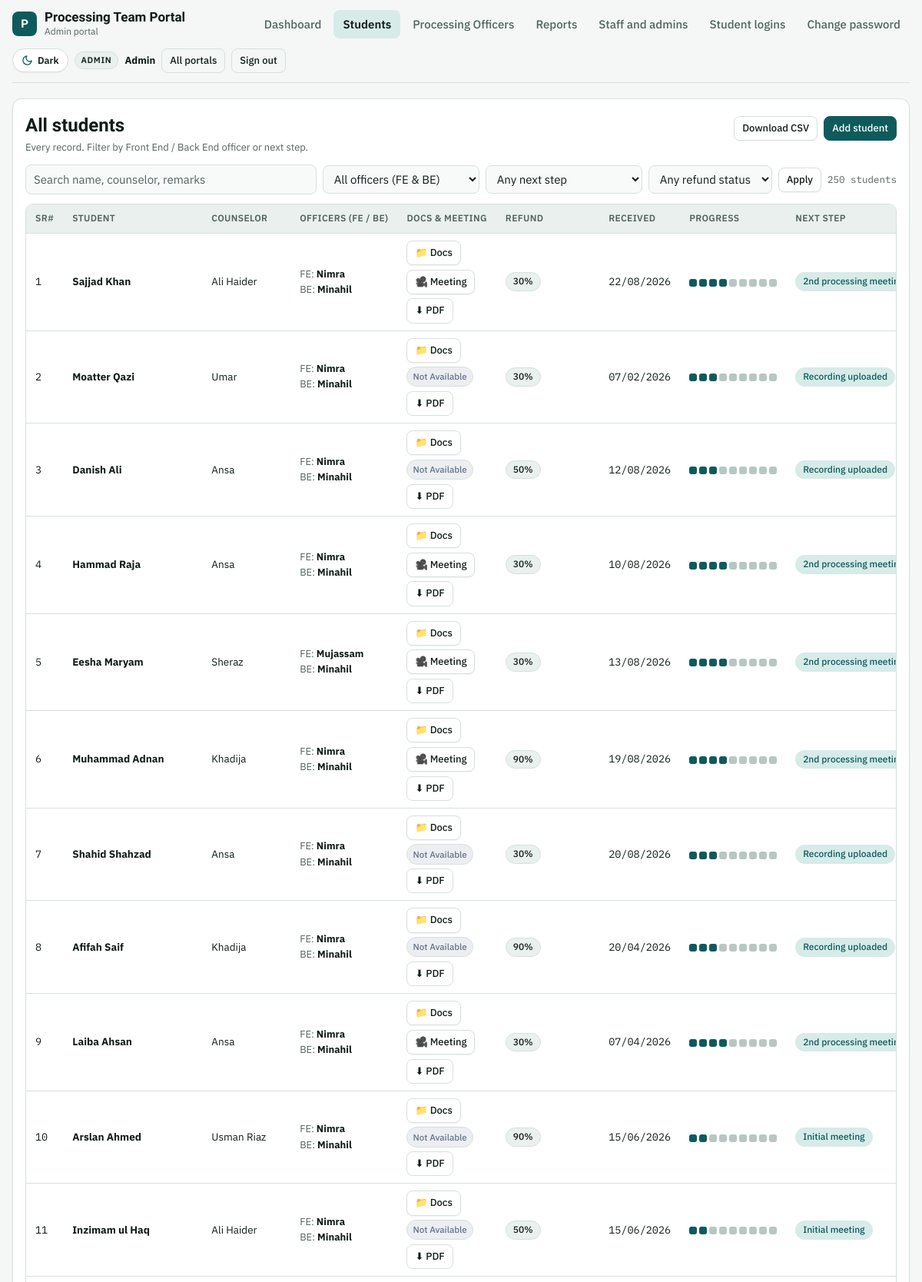
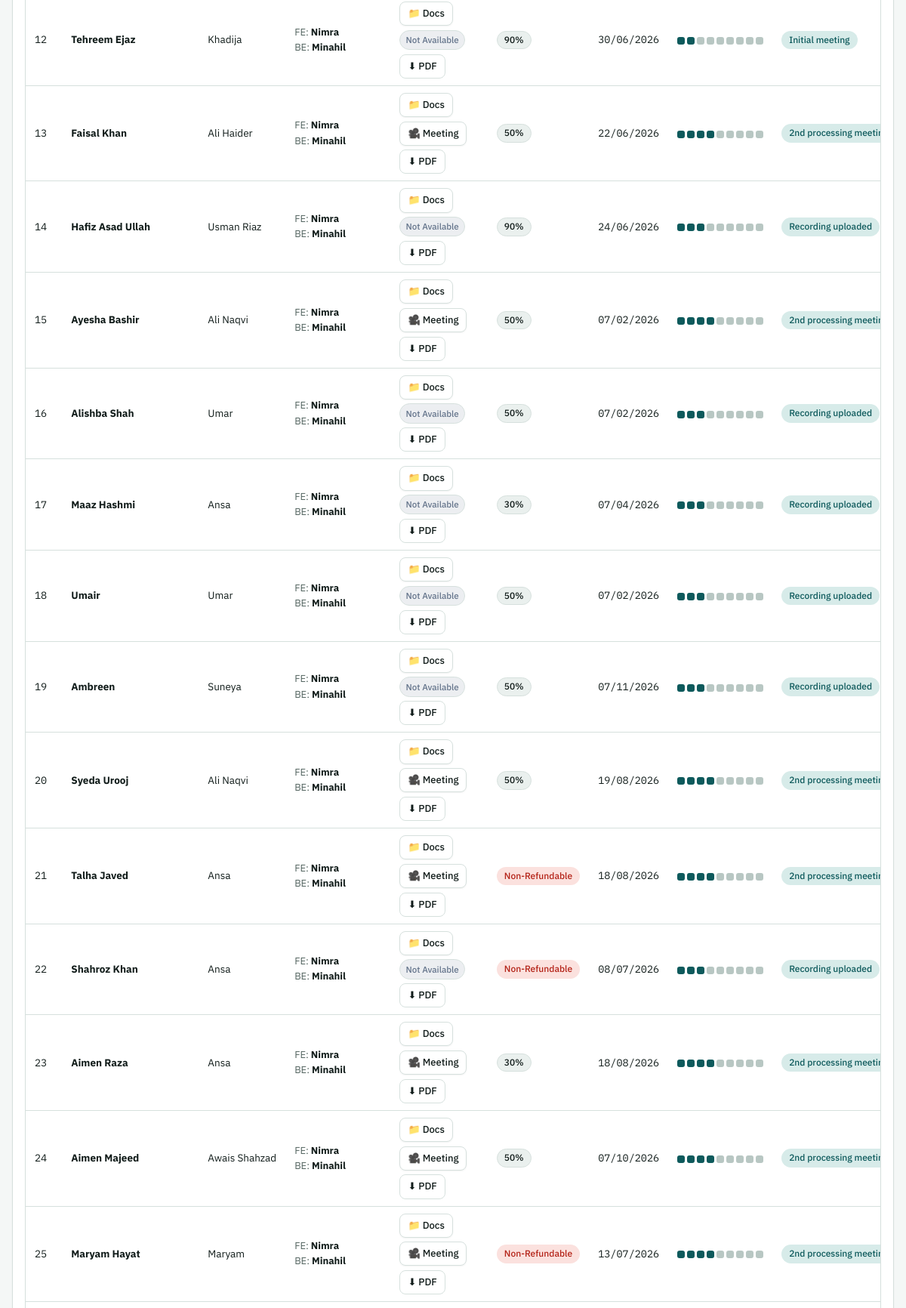
The app's page /admin/students.php (signed in, upper part) with its own data (2 pictures, top to bottom).
### tables this page shows
CREATE TABLE users (
  id                   INTEGER PRIMARY KEY AUTOINCREMENT,
  name                 TEXT NOT NULL,
  username             TEXT NOT NULL UNIQUE,
  password_hash        TEXT NOT NULL,
  role                 TEXT NOT NULL CHECK(role IN ('admin','officer','student')),
  student_id           INTEGER NULL UNIQUE,
  active               INTEGER NOT NULL DEFAULT 1,
  must_change_password INTEGER NOT NULL DEFAULT 1,
  last_login           TEXT NULL,
  created_at           TEXT NOT NULL, department TEXT DEFAULT 'backend',
  FOREIGN KEY (student_id) REFERENCES students(id) ON DELETE CASCADE
);

CREATE TABLE students (
  id                INTEGER PRIMARY KEY AUTOINCREMENT,
  name              TEXT NOT NULL,
  counselor         TEXT NULL,
  officer_id        INTEGER NULL,
  entered_by        INTEGER NULL,
  refund            TEXT NULL,
  branch            TEXT NULL,
  intake            TEXT NULL,
  received_date     TEXT NULL,
  consult1          TEXT NULL,
  consent           TEXT NULL,
  docs_checklist    TEXT NULL,
  initial_meeting   TEXT NULL,
  follow_up_1       TEXT NULL,
  recorded_uploaded TEXT NULL,
  drive_link        TEXT NULL,
  meeting_priority  TEXT NULL,
  second_meeting    TEXT NULL,
  follow_up_2       TEXT NULL,
  tax_meeting       TEXT NULL,
  follow_up_3       TEXT NULL,
  offer             TEXT NULL,
  consult2          TEXT NULL,
  disc2             TEXT NULL,
  enrollment        TEXT NULL,
  consult3          TEXT NULL,
  disc3             TEXT NULL,
  visa              TEXT NULL,
  last_installment  TEXT NULL,
  remarks           TEXT NULL,
  created_at        TEXT NOT NULL,
  updated_at        TEXT NULL
, csc_status TEXT DEFAULT NULL, csc_verified_at TEXT DEFAULT NULL, csc_verified_by INTEGER DEFAULT NULL, sheet_sr INTEGER, email TEXT, student_password TEXT, portal_id TEXT, portal_password TEXT, shortlisting TEXT, pending_docs_note TEXT, doc_request_date TEXT, enrollment_date TEXT, installment_1 TEXT, installment_2 TEXT, installment_3 TEXT, installment_4 TEXT, threat_cancellation TEXT, meeting_link TEXT, drive_files_json TEXT NULL, frontend_officer_id INTEGER DEFAULT NULL, frontend_officer_name TEXT DEFAULT NULL);

### admin/students.php (called while the page is built, shortened)
<?php
require __DIR__ . '/../app/bootstrap.php';
require APP . '/layout.php';
$u = require_role('admin');
require APP . '/pages/students.php';

### app/bootstrap.php (called while the page is built, shortened)
<?php
$CONFIG = require APP . '/config.php';
if (is_file(APP . '/config.local.php')) {
    $CONFIG = array_merge($CONFIG, require APP . '/config.local.php');
}
function base_url(): string {
    static $b = null;
    if ($b !== null) return $b;
    $doc = realpath($_SERVER['DOCUMENT_ROOT'] ?? '') ?: '';
    $root = realpath(ROOT) ?: ROOT;
    $b = '';
    if ($doc !== '' && str_starts_with($root, $doc)) {
        $b = str_replace('\\', '/', substr($root, strlen($doc)));
    }
    return $b = rtrim($b, '/');
}
function url(string $path = ''): string { return base_url() . '/' . ltrim($path, '/'); }
require APP . '/db.php';
require APP . '/helpers.php';
require APP . '/stages.php';
require APP . '/auth.php';

### app/helpers.php (called while the page is built, shortened)
<?php
function h($v): string { return htmlspecialchars((string)($v ?? ''), ENT_QUOTES | ENT_SUBSTITUTE, 'UTF-8'); }
function get(string $k): string { $v = $_GET[$k] ?? ''; return is_string($v) ? trim($v) : ''; }
function fmt_date(?string $d): string {
    return preg_match('/^(\d{4})-(\d{2})-(\d{2})/', $d, $m) ? "$m[3]/$m[2]/$m[1]" : $d;
}
function safe_link(?string $u): ?string {
    $u = trim((string)$u);
    return preg_match('#^https?://#i', $u) ? $u : null;
}
function student_meeting_url(array $s): ?string {
    $ml = trim((string)($s['meeting_link'] ?? ''));
    $dl = trim((string)($s['drive_link'] ?? ''));
    if ($ml !== '' && $ml !== $dl && safe_link($ml) && !str_contains($ml, '/drive/folders/')) {
        return $ml;
    }
    if (!empty($s['drive_files_json'])) {
        $dfj = is_array($s['drive_files_json']) ? $s['drive_files_json'] : json_decode((string)$s['drive_files_json'], true);
        if (is_array($dfj)) {
            if (!empty($dfj['files']) && is_array($dfj['files'])) {
                foreach ($dfj['files'] as $f) {
                    $fn = strtolower($f['name'] ?? '');
                    $rt = strtolower($f['raw_title'] ?? '');
                    if (preg_match('/\.(pdf|jpg|jpeg|png|doc|docx)\b/i', $fn) || str_contains($rt, ' pdf')) {
                        continue;
                    }
                }
            }
        }
    }
    return null;
}
function student_has_meeting(array $s): bool {
    return student_meeting_url($s) !== null;
}

### app/config.php (called while the page is built)
<?php
return [
    'db_host' => 'localhost',
    'db_name' => 'CHANGE_ME_database_name',
    'db_user' => 'CHANGE_ME_database_user',
    'db_pass' => 'CHANGE_ME_database_password',
    'app_name' => 'Processing Team Portal',
    'base_url' => '',
    'idle_minutes' => 30,
    'max_attempts' => 8,
    'timezone' => 'Asia/Karachi',
    'debug' => false,
];

### app/config.local.php (called while the page is built)
<?php
return [
    'dsn' => 'sqlite:' . (getenv('PORTAL_SQLITE') ?: __DIR__ . '/portal.sqlite'),
    'debug' => getenv('RAILWAY_ENVIRONMENT') ? false : true,
];

### app/db.php (called while the page is built, shortened)
<?php
function db(): PDO {
    static $pdo = null;
    global $CONFIG;
    if ($pdo) return $pdo;
    $opts = [
        PDO::ATTR_ERRMODE            => PDO::ERRMODE_EXCEPTION,
        PDO::ATTR_DEFAULT_FETCH_MODE => PDO::FETCH_ASSOC,
        PDO::ATTR_EMULATE_PREPARES   => false,
    ];
    try {
        if (!empty($CONFIG['dsn'])) {
            $pdo = new PDO($CONFIG['dsn'], null, null, $opts);
        } else {
            $dsn = 'mysql:host=' . $CONFIG['db_host'] . ';dbname=' . $CONFIG['db_name'] . ';charset=utf8mb4';
            $pdo = new PDO($dsn, $CONFIG['db_user'], $CONFIG['db_pass'], $opts);
        }
    } catch (PDOException $e) {
        error_log('DB connection failed: ' . $e->getMessage());
        http_response_code(500);
        exit('The portal cannot reach its database. Check app/config.php.');
    }
    return $pdo;
}
function q(string $sql, array $params = []): PDOStatement {
    $st = db()->prepare($sql);
    $st->execute($params);
    return $st;
}

### app/auth.php (called while the page is built, shortened)
<?php
function current_user(?string $role = null): ?array {
    $targetRole = $role;
    $uid = (int)$_SESSION['auth'][$targetRole]['uid'];
    $row = q('SELECT id, name, username, role, student_id, active, must_change_password FROM users WHERE id = ?', [$uid])->fetch();
    return $row;
}
function require_role(string $role, bool $allowPasswordChange = false): array {
    global $CONFIG;
    $idle = 60 * (int)($CONFIG['idle_minutes'] ?? 30);
    if (!empty($_SESSION['auth'][$role]['uid'])) {
        $sess = $_SESSION['auth'][$role];
        $u = current_user($role);
        if ($u && $u['role'] === $role) {
            return $u;
        }
    }
}
function scope_sql(array $u, string $alias = 's'): array {
    if ($u['role'] === 'admin') return ['1=1', []];
    return ['1=0', []];
}

### app/stages.php (called while the page is built, shortened)
<?php
function stage_done(array $r, int $i): bool {
    $k = STAGES[$i][1];
    if ($k === 'recorded_uploaded') {
        return student_has_meeting($r);
    }
    return $k === 'visa' ? (($r['visa'] ?? '') === 'Granted') : (($r[$k] ?? '') === 'Yes');
}
function done_count(array $r): int { $n = 0; foreach (STAGES as $i => $_) if (stage_done($r, $i)) $n++; return $n; }
function next_stage(array $r): ?string {
    foreach (STAGES as $i => $s) if (!stage_done($r, $i)) return $s[0];
    return null;
}

### app/pages/students.php (the view, shortened to what this page needs)
<?php
$admin = $u['role'] === 'admin';
$base = $admin ? 'admin' : 'officer';
[$w, $p] = scope_sql($u);
$fq = get('q'); $fo = get('officer'); $fs = get('stage'); $fr = get('refund'); $fk = get('kpi'); $fd = get('done_stage');
$where = [$w]; $params = $p;
$rows = q('SELECT s.*, o.name AS officer_name FROM students s LEFT JOIN users o ON o.id = s.officer_id WHERE ' . implode(' AND ', $where) . ' ORDER BY s.id ASC', $params)->fetchAll();
$total = count($rows);
$per = 50; $pages = max(1, (int)ceil($total / $per)); $page = min($pages, max(1, (int)get('page') ?: 1));
$rows = array_slice($rows, ($page - 1) * $per, $per);
page_start($admin ? 'Students' : 'My students', $u, PORTALS[$u['role']]['label']);
?>
<section class="panel">
  <div class="panel-h">
    <div><h1><?= $admin ? 'All students' : 'My students' ?></h1><p><?= $admin ? 'Every record. Filter by Front End / Back End officer or next step.' : 'Only the students assigned to you.' ?></p></div>
    <div class="row-actions">
      <?php if ($admin): ?><a class="btn sm" href="<?= h(url('admin/export.php')) ?>">Download CSV</a><?php endif; ?>
      <a class="btn sm primary" href="<?= h(url($base . '/student.php?new=1')) ?>">Add student</a>
    </div>
  </div>
  <form method="get" class="toolbar">
    <input type="search" name="q" value="<?= h($fq) ?>" placeholder="Search name, counselor, remarks" aria-label="Search">
    <?php if ($admin): ?>
    <select name="officer" aria-label="Officer" data-autosubmit>
      <option value="">All officers (FE & BE)</option>
    </select>
    <?php endif; ?>
    <select name="stage" aria-label="Next step" data-autosubmit>
      <option value="">Any next step</option>
    </select>
    <select name="refund" aria-label="Refund status" data-autosubmit>
      <option value="">Any refund status</option>
    </select>
    <button class="btn sm" type="submit">Apply</button>
    <span class="count num"><?= $total ?> students</span>
  </form>
  <?php if (!$rows): ?>
    <div class="empty">No students match. Clear the filters or add a student.</div>
  <?php else: ?>
  <div class="tbl"><table>
    <thead><tr><th>SR#</th><th>Student</th><th>Counselor</th><?php if ($admin): ?><th>Officers (FE / BE)</th><?php endif; ?><th>Docs & Meeting</th><th>Refund</th><th>Received</th><th>Progress</th><th>Next step</th><th>Actions</th></tr></thead>
    <tbody>
    <?php foreach ($rows as $r):
        $ns = next_stage($r);
        $dLink = safe_link($r['drive_link'] ?? null);
        $hasMeeting = student_has_meeting($r);
        $mLink = url('meeting.php?id=' . (int)$r['id']);
    ?>
      <tr>
        <td class="num"><?= (int)($r['sheet_sr'] ?: $r['id']) ?></td>
        <td><a href="<?= h(url($base . '/student.php?id=' . $r['id'])) ?>"><b><?= h($r['name']) ?></b></a></td>
        <td><?= h($r['counselor']) ?></td>
        <?php if ($admin): ?>
          <td class="small">
            <div><span class="muted">FE:</span> <b><?= h($r['frontend_officer_name'] ?: 'Not set') ?></b></div>
            <div><span class="muted">BE:</span> <b><?= h($r['officer_name'] ?? 'Not assigned') ?></b></div>
          </td>
        <?php endif; ?>
        <td>
          <div style="display:flex; gap:0.35rem; align-items:center; flex-wrap:wrap;">
            <?php if ($dLink): ?>
              <a class="btn sm" href="<?= h($dLink) ?>" target="_blank" rel="noopener noreferrer" title="Open Google Drive Documents Folder">📁 Docs</a>
            <?php endif; ?>
            <?php if ($hasMeeting): ?>
              <a class="btn sm" href="<?= h($mLink) ?>" target="_blank" rel="noopener noreferrer" title="Open Recorded Meeting Video / Zoom">🎥 Meeting</a>
            <?php else: ?>
              <span class="pill muted" style="font-size:0.72rem; padding:0.2rem 0.45rem; background:rgba(100,116,139,0.12); color:#64748b;" title="Meeting video not available">Not Available</span>
            <?php endif; ?>
            <a class="btn sm ghost" href="<?= h(url($base . '/report.php?id=' . $r['id'] . '&format=pdf')) ?>" title="Download Complete Student PDF Dossier">⬇ PDF</a>
          </div>
        </td>
        <td><?php if ($r['refund']): ?><span class="pill <?= $r['refund'] === 'Non-Refundable' ? 'bad' : '' ?>"><?= h($r['refund']) ?></span><?php endif; ?></td>
        <td class="num"><?= h(fmt_date($r['received_date'])) ?></td>
        <td><a href="<?= h(url($base . '/progress.php?id=' . $r['id'])) ?>" title="View student progress" style="text-decoration:none; display:inline-block;"><?= progress_dots($r) ?></a></td>
        <td><?= $ns ? '<span class="pill acc">' . h($ns) . '</span>' : '<span class="pill ok">Closed</span>' ?></td>
      </tr>
    <?php endforeach; ?>
    </tbody>
  </table></div>
  <?php endif; ?>
</section>
<?php page_end();

### app/layout.php (shortened to what this page needs)
<?php
function nav_items(string $role): array {
    return match ($role) {
        'admin'   => ['admin/index.php' => 'Dashboard', 'admin/students.php' => 'Students', 'admin/officers.php' => 'Processing Officers', 'admin/reports.php' => 'Reports', 'admin/staff.php' => 'Staff and admins', 'admin/logins.php' => 'Student logins'],
        'officer' => ['officer/index.php' => 'Dashboard', 'officer/students.php' => 'My students'],
        'student' => ['student/index.php' => 'My file'],
        default   => [],
    };
}
function theme_toggle_btn(): string {
    return '<button type="button" class="theme-toggle" data-theme-toggle aria-label="Switch theme" title="Switch between Light and Dark mode" aria-pressed="false">'
         . '<svg class="icon-sun" viewBox="0 0 24 24" aria-hidden="true"><circle cx="12" cy="12" r="5"/><line x1="12" y1="1" x2="12" y2="3"/><line x1="12" y1="21" x2="12" y2="23"/><line x1="4.22" y1="4.22" x2="5.64" y2="5.64"/><line x1="18.36" y1="18.36" x2="19.78" y2="19.78"/><line x1="1" y1="12" x2="3" y2="12"/><line x1="21" y1="12" x2="23" y2="12"/><line x1="4.22" y1="19.78" x2="5.64" y2="18.36"/><line x1="18.36" y1="5.64" x2="19.78" y2="4.22"/></svg>'
         . '<svg class="icon-moon" viewBox="0 0 24 24" aria-hidden="true"><path d="M21 12.79A9 9 0 1 1 11.21 3 7 7 0 0 0 21 12.79z"/></svg>'
         . '<span data-theme-label>Dark</span>'
         . '</button>';
}
function page_start(string $title, ?array $u = null, string $portalLabel = ''): void {
    global $CONFIG;
    $self = ltrim(substr(parse_url($_SERVER['REQUEST_URI'] ?? '', PHP_URL_PATH) ?: '', strlen(base_url())), '/');
    $cookieTheme = $_COOKIE['ptp_theme'] ?? '';
    $htmlThemeAttr = in_array($cookieTheme, ['light', 'dark'], true) ? ' data-theme="' . h($cookieTheme) . '"' : '';
    ?><!doctype html>
<html lang="en"<?= $htmlThemeAttr ?>>
<head>
<link rel="stylesheet" href="<?= h(url('assets/style.css')) ?>">
</head>
<body>
<div class="wrap">
<?php if ($u): ?>
<header class="top">
  <a class="brand" href="<?= h(url('index.php')) ?>" style="text-decoration:none; color:inherit;"><div class="mark">P</div><div><div class="app"><?= h($CONFIG['app_name']) ?></div><small><?= h($portalLabel) ?></small></div></a>
  <nav class="tabs">
    <?php foreach (nav_items($u['role']) as $href => $label): ?>
      <a href="<?= h(url($href)) ?>" <?= $self === $href ? 'aria-current="page"' : '' ?>><?= h($label) ?></a>
    <?php endforeach; ?>
    <a href="<?= h(url('account/password.php?portal=' . $u['role'])) ?>" <?= $self === 'account/password.php' ? 'aria-current="page"' : '' ?>>Change password</a>
  </nav>
  <div class="who">
    <?= theme_toggle_btn() ?>
    <span class="role"><?= h(ucfirst($u['role'] === 'officer' ? 'Officer' : $u['role'])) ?></span>
    <b><?= h($u['name']) ?></b>
    <a class="btn sm ghost" href="<?= h(url('index.php')) ?>">All portals</a>
    <form method="post" action="<?= h(url('logout.php')) ?>"><button class="btn sm ghost" type="submit">Sign out</button></form>
  </div>
</header>
<?php else: ?>
<div class="guest-topbar">
  <?= theme_toggle_btn() ?>
</div>
<?php endif; ?>
<main>
<?php endforeach;
}
function page_end(): void { ?>
</main>
</div>
</body>
</html>
<?php }
function progress_dots(array $r): string {
    $o = '<span class="steps" title="' . done_count($r) . ' of ' . count(STAGES) . ' steps">';
    foreach (STAGES as $i => $_) $o .= '<i class="' . (stage_done($r, $i) ? 'd' : '') . '"></i>';
    return $o . '</span>';
}

### records on screen
users: role "Dashboard", role "Students", role "Processing Officers", role "Reports", role "Staff and admins", role "Student logins", role "ADMIN", name "Admin"
users: students.sheet_sr "1", students.name "Sajjad Khan", students.counselor "Ali Haider", students.frontend_officer_name "Nimra", name "Minahil", students.refund "30%", students.received_date "22/08/2026", ns "2nd processing…", students.sheet_sr "2", students.name "Moatter Qazi", students.counselor "Umar", shows "Not Available", students.received_date "07/02/2026", ns "Recording uploaded", students.sheet_sr "3", students.name "Danish Ali", students.counselor "Ansa", students.refund "50%", students.received_date "12/08/2026", students.sheet_sr "4", students.name "Hammad Raja", students.received_date "10/08/2026", students.sheet_sr "5", students.name "Eesha Maryam", students.counselor "Sheraz", students.frontend_officer_name "Mujassam", students.received_date "13/08/2026", students.sheet_sr "6", students.name "Muhammad Adnan", students.counselor "Khadija", students.refund "90%", students.received_date "19/08/2026", students.sheet_sr "7", students.name "Shahid Shahzad", students.received_date "20/08/2026", students.sheet_sr "8", students.name "Afifah Saif", students.received_date "20/04/2026", students.sheet_sr "9", students.name "Laiba Ahsan", students.received_date "07/04/2026", students.sheet_sr "10", students.name "Arslan Ahmed", students.counselor "Usman Riaz", students.received_date "15/06/2026", ns "Initial meeting", students.sheet_sr "11", students.name "Inzimam ul Haq", students.sheet_sr "12", students.name "Tehreem Ejaz", students.received_date "30/06/2026", students.sheet_sr "13", students.name "Faisal Khan", students.received_date "22/06/2026", students.sheet_sr "14", students.name "Hafiz Asad Ullah", students.received_date "24/06/2026", students.sheet_sr "15", students.name "Ayesha Bashir", students.counselor "Ali Naqvi", students.sheet_sr "16", students.name "Alishba Shah", students.sheet_sr "17", students.name "Maaz Hashmi", students.sheet_sr "18", students.name "Umair", students.sheet_sr "19", students.name "Ambreen", students.counselor "Suneya", students.received_date "07/11/2026", students.sheet_sr "20", students.name "Syeda Urooj", students.sheet_sr "21", students.name "Talha Javed", students.refund "Non-Refundable", students.received_date "18/08/2026", students.sheet_sr "22", students.name "Shahroz Khan", students.received_date "08/07/2026", students.sheet_sr "23", students.name "Aimen Raza", students.sheet_sr "24", students.name "Aimen Majeed", students.counselor "Awais Shahzad", students.received_date "07/10/2026", students.sheet_sr "25", students.name "Maryam Hayat", students.counselor "Maryam", students.received_date "13/07/2026"

### other values on screen
$CONFIG['app_name'] "Processing Team Portal"
$portalLabel "Admin portal"
$total "250"
